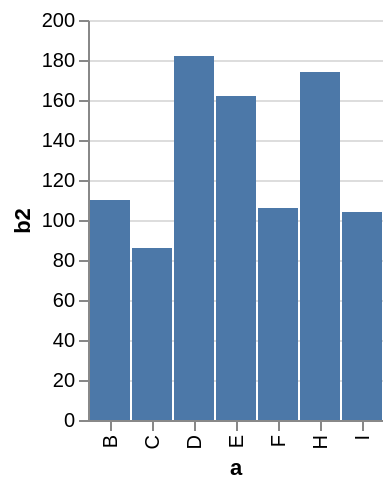

Vega-Lite specification stored for this chart:
### Vega specification from a JSON file in a GitHub repository (floating-point values rounded to 4 significant figures)
{"$schema": "http://vega.github.io/schema/vega/v3.0.json", "description": "A simple bar chart with embedded data that uses a filter and calculate.", "autosize": "pad", "padding": 5, "data": [{"name": "source_0", "values": [{"a": "A", "b": 28}, {"a": "B", "b": 55}, {"a": "C", "b": 43}, {"a": "G", "b": 19}, {"a": "H", "b": 87}, {"a": "I", "b": 52}, {"a": "D", "b": 91}, {"a": "E", "b": 81}, {"a": "F", "b": 53}], "format": {"type": "json"}, "transform": [{"type": "formula", "expr": "2*datum.b", "as": "b2"}, {"type": "filter", "expr": "datum.b2 > 60"}, {"type": "filter", "expr": "datum[\"b2\"] !== null && !isNaN(datum[\"b2\"])"}]}], "signals": [{"name": "width", "update": "bandspace(domain('x').length, 1, 0.5) * 21"}, {"name": "height", "update": "200"}, {"name": "unit", "value": {}, "on": [{"events": "mousemove", "update": "group()._id ? group() : unit"}]}], "marks": [{"name": "nested_main_group", "type": "group", "encode": {"update": {"width": {"signal": "width"}, "height": {"signal": "height"}}}, "marks": [{"name": "marks", "type": "rect", "role": "bar", "from": {"data": "source_0"}, "encode": {"update": {"xc": {"scale": "x", "field": "a"}, "width": {"value": 20}, "y": {"scale": "y", "field": "b2"}, "y2": {"scale": "y", "value": 0}, "fill": {"value": "#4c78a8"}}}}]}], "scales": [{"name": "x", "type": "point", "domain": {"data": "source_0", "field": "a", "sort": true}, "range": {"step": 21}, "round": true, "padding": 0.5}, {"name": "y", "type": "linear", "domain": {"data": "source_0", "field": "b2"}, "range": [200, 0], "round": true, "nice": true, "zero": true}], "axes": [{"scale": "x", "orient": "bottom", "tickCount": 5, "title": "a", "zindex": 1, "encode": {"labels": {"update": {"angle": {"value": 270}, "align": {"value": "right"}, "baseline": {"value": "middle"}}}}}, {"scale": "y", "format": "s", "orient": "left", "title": "b2", "zindex": 1}, {"scale": "y", "domain": false, "format": "s", "grid": true, "labels": false, "orient": "left", "ticks": false, "zindex": 0, "gridScale": "x"}]}
